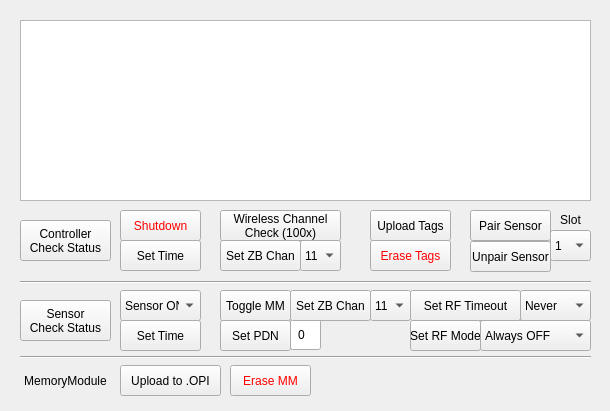
<?xml version="1.0" encoding="UTF-8"?>
<ui version="4.0">
 <class>ConfigWindow</class>
 <widget class="QMainWindow" name="ConfigWindow">
  <property name="geometry">
   <rect>
    <x>0</x>
    <y>0</y>
    <width>610</width>
    <height>411</height>
   </rect>
  </property>
  <property name="windowTitle">
   <string>Advanced Configuration</string>
  </property>
  <property name="windowIcon">
   <iconset resource="../relaxconsole.qrc">
    <normaloff>:/images/images/OPIICO.png</normaloff>:/images/images/OPIICO.png</iconset>
  </property>
  <property name="styleSheet">
   <string notr="true">background-image: url(:/images/images/bioshare-BGtiletexturedMixedGloss600px.jpg);
font: 75 8pt &quot;Arial&quot;;</string>
  </property>
  <widget class="QWidget" name="centralwidget">
   <widget class="QPlainTextEdit" name="msgPTE">
    <property name="geometry">
     <rect>
      <x>20</x>
      <y>20</y>
      <width>571</width>
      <height>181</height>
     </rect>
    </property>
   </widget>
   <widget class="Line" name="line">
    <property name="geometry">
     <rect>
      <x>20</x>
      <y>275</y>
      <width>571</width>
      <height>15</height>
     </rect>
    </property>
    <property name="orientation">
     <enum>Qt::Horizontal</enum>
    </property>
   </widget>
   <widget class="QPushButton" name="ucForgetSensPB">
    <property name="geometry">
     <rect>
      <x>470</x>
      <y>241</y>
      <width>81</width>
      <height>31</height>
     </rect>
    </property>
    <property name="text">
     <string>Unpair Sensor</string>
    </property>
   </widget>
   <widget class="QPushButton" name="ucReadEventsPB">
    <property name="geometry">
     <rect>
      <x>370</x>
      <y>210</y>
      <width>81</width>
      <height>31</height>
     </rect>
    </property>
    <property name="text">
     <string>Upload Tags</string>
    </property>
   </widget>
   <widget class="QComboBox" name="ucSensValCB">
    <property name="geometry">
     <rect>
      <x>550</x>
      <y>230</y>
      <width>41</width>
      <height>31</height>
     </rect>
    </property>
    <item>
     <property name="text">
      <string>1</string>
     </property>
    </item>
    <item>
     <property name="text">
      <string>2</string>
     </property>
    </item>
    <item>
     <property name="text">
      <string>3</string>
     </property>
    </item>
    <item>
     <property name="text">
      <string>4</string>
     </property>
    </item>
   </widget>
   <widget class="QPushButton" name="ucSetZBPB">
    <property name="geometry">
     <rect>
      <x>220</x>
      <y>240</y>
      <width>81</width>
      <height>31</height>
     </rect>
    </property>
    <property name="text">
     <string>Set ZB Chan</string>
    </property>
   </widget>
   <widget class="QComboBox" name="ucModOnOffCB">
    <property name="geometry">
     <rect>
      <x>120</x>
      <y>290</y>
      <width>81</width>
      <height>31</height>
     </rect>
    </property>
    <property name="palette">
     <palette>
      <active>
       <colorrole role="WindowText">
        <brush brushstyle="SolidPattern">
         <color alpha="255">
          <red>255</red>
          <green>0</green>
          <blue>0</blue>
         </color>
        </brush>
       </colorrole>
       <colorrole role="Text">
        <brush brushstyle="SolidPattern">
         <color alpha="255">
          <red>255</red>
          <green>0</green>
          <blue>0</blue>
         </color>
        </brush>
       </colorrole>
      </active>
      <inactive>
       <colorrole role="WindowText">
        <brush brushstyle="SolidPattern">
         <color alpha="255">
          <red>255</red>
          <green>0</green>
          <blue>0</blue>
         </color>
        </brush>
       </colorrole>
       <colorrole role="Text">
        <brush brushstyle="SolidPattern">
         <color alpha="255">
          <red>255</red>
          <green>0</green>
          <blue>0</blue>
         </color>
        </brush>
       </colorrole>
      </inactive>
      <disabled>
       <colorrole role="WindowText">
        <brush brushstyle="SolidPattern">
         <color alpha="255">
          <red>120</red>
          <green>120</green>
          <blue>120</blue>
         </color>
        </brush>
       </colorrole>
       <colorrole role="Text">
        <brush brushstyle="SolidPattern">
         <color alpha="255">
          <red>120</red>
          <green>120</green>
          <blue>120</blue>
         </color>
        </brush>
       </colorrole>
      </disabled>
     </palette>
    </property>
    <item>
     <property name="text">
      <string>Sensor ON</string>
     </property>
    </item>
    <item>
     <property name="text">
      <string>Sensor OFF</string>
     </property>
    </item>
   </widget>
   <widget class="QPushButton" name="ucStatusPB">
    <property name="geometry">
     <rect>
      <x>20</x>
      <y>220</y>
      <width>91</width>
      <height>41</height>
     </rect>
    </property>
    <property name="text">
     <string>Controller
Check Status</string>
    </property>
   </widget>
   <widget class="QPushButton" name="ucEraseEventsPB">
    <property name="geometry">
     <rect>
      <x>370</x>
      <y>240</y>
      <width>81</width>
      <height>31</height>
     </rect>
    </property>
    <property name="palette">
     <palette>
      <active>
       <colorrole role="ButtonText">
        <brush brushstyle="SolidPattern">
         <color alpha="255">
          <red>255</red>
          <green>0</green>
          <blue>0</blue>
         </color>
        </brush>
       </colorrole>
      </active>
      <inactive>
       <colorrole role="ButtonText">
        <brush brushstyle="SolidPattern">
         <color alpha="255">
          <red>255</red>
          <green>0</green>
          <blue>0</blue>
         </color>
        </brush>
       </colorrole>
      </inactive>
      <disabled>
       <colorrole role="ButtonText">
        <brush brushstyle="SolidPattern">
         <color alpha="255">
          <red>120</red>
          <green>120</green>
          <blue>120</blue>
         </color>
        </brush>
       </colorrole>
      </disabled>
     </palette>
    </property>
    <property name="text">
     <string>Erase Tags</string>
    </property>
   </widget>
   <widget class="QPushButton" name="ucCopySensPB">
    <property name="geometry">
     <rect>
      <x>470</x>
      <y>210</y>
      <width>81</width>
      <height>31</height>
     </rect>
    </property>
    <property name="text">
     <string>Pair Sensor</string>
    </property>
   </widget>
   <widget class="QPushButton" name="ucSetTimePB">
    <property name="geometry">
     <rect>
      <x>120</x>
      <y>240</y>
      <width>81</width>
      <height>31</height>
     </rect>
    </property>
    <property name="text">
     <string>Set Time</string>
    </property>
   </widget>
   <widget class="QLabel" name="ucDevNumLa">
    <property name="geometry">
     <rect>
      <x>550</x>
      <y>210</y>
      <width>41</width>
      <height>20</height>
     </rect>
    </property>
    <property name="text">
     <string>Slot</string>
    </property>
    <property name="alignment">
     <set>Qt::AlignCenter</set>
    </property>
   </widget>
   <widget class="QComboBox" name="ucZBValCB">
    <property name="geometry">
     <rect>
      <x>300</x>
      <y>240</y>
      <width>41</width>
      <height>31</height>
     </rect>
    </property>
    <item>
     <property name="text">
      <string>11</string>
     </property>
    </item>
    <item>
     <property name="text">
      <string>12</string>
     </property>
    </item>
    <item>
     <property name="text">
      <string>13</string>
     </property>
    </item>
    <item>
     <property name="text">
      <string>14</string>
     </property>
    </item>
    <item>
     <property name="text">
      <string>15</string>
     </property>
    </item>
    <item>
     <property name="text">
      <string>16</string>
     </property>
    </item>
    <item>
     <property name="text">
      <string>17</string>
     </property>
    </item>
    <item>
     <property name="text">
      <string>18</string>
     </property>
    </item>
    <item>
     <property name="text">
      <string>19</string>
     </property>
    </item>
    <item>
     <property name="text">
      <string>20</string>
     </property>
    </item>
    <item>
     <property name="text">
      <string>21</string>
     </property>
    </item>
    <item>
     <property name="text">
      <string>22</string>
     </property>
    </item>
    <item>
     <property name="text">
      <string>23</string>
     </property>
    </item>
    <item>
     <property name="text">
      <string>24</string>
     </property>
    </item>
    <item>
     <property name="text">
      <string>25</string>
     </property>
    </item>
    <item>
     <property name="text">
      <string>26</string>
     </property>
    </item>
   </widget>
   <widget class="QPushButton" name="ucWLMeasurePB">
    <property name="geometry">
     <rect>
      <x>220</x>
      <y>210</y>
      <width>121</width>
      <height>31</height>
     </rect>
    </property>
    <property name="text">
     <string>Wireless Channel
Check (100x)</string>
    </property>
   </widget>
   <widget class="QLabel" name="mmSectionLa">
    <property name="geometry">
     <rect>
      <x>20</x>
      <y>370</y>
      <width>91</width>
      <height>21</height>
     </rect>
    </property>
    <property name="text">
     <string>MemoryModule</string>
    </property>
    <property name="alignment">
     <set>Qt::AlignCenter</set>
    </property>
   </widget>
   <widget class="QPushButton" name="tsSetPDNPB">
    <property name="geometry">
     <rect>
      <x>220</x>
      <y>320</y>
      <width>71</width>
      <height>31</height>
     </rect>
    </property>
    <property name="text">
     <string>Set PDN</string>
    </property>
   </widget>
   <widget class="QLineEdit" name="tsPDNValLE">
    <property name="geometry">
     <rect>
      <x>290</x>
      <y>319</y>
      <width>31</width>
      <height>31</height>
     </rect>
    </property>
    <property name="inputMask">
     <string>009; </string>
    </property>
    <property name="text">
     <string>0</string>
    </property>
    <property name="alignment">
     <set>Qt::AlignCenter</set>
    </property>
   </widget>
   <widget class="QComboBox" name="tsRFModeValCB">
    <property name="geometry">
     <rect>
      <x>480</x>
      <y>320</y>
      <width>111</width>
      <height>31</height>
     </rect>
    </property>
    <item>
     <property name="text">
      <string>Always OFF</string>
     </property>
    </item>
    <item>
     <property name="text">
      <string>Always ON</string>
     </property>
    </item>
    <item>
     <property name="text">
      <string>DTap ON, Timeout</string>
     </property>
    </item>
   </widget>
   <widget class="QPushButton" name="tsSetRFTOPB">
    <property name="geometry">
     <rect>
      <x>410</x>
      <y>290</y>
      <width>111</width>
      <height>31</height>
     </rect>
    </property>
    <property name="text">
     <string>Set RF Timeout</string>
    </property>
   </widget>
   <widget class="QComboBox" name="tsZBValCB">
    <property name="geometry">
     <rect>
      <x>370</x>
      <y>290</y>
      <width>41</width>
      <height>31</height>
     </rect>
    </property>
    <item>
     <property name="text">
      <string>11</string>
     </property>
    </item>
    <item>
     <property name="text">
      <string>12</string>
     </property>
    </item>
    <item>
     <property name="text">
      <string>13</string>
     </property>
    </item>
    <item>
     <property name="text">
      <string>14</string>
     </property>
    </item>
    <item>
     <property name="text">
      <string>15</string>
     </property>
    </item>
    <item>
     <property name="text">
      <string>16</string>
     </property>
    </item>
    <item>
     <property name="text">
      <string>17</string>
     </property>
    </item>
    <item>
     <property name="text">
      <string>18</string>
     </property>
    </item>
    <item>
     <property name="text">
      <string>19</string>
     </property>
    </item>
    <item>
     <property name="text">
      <string>20</string>
     </property>
    </item>
    <item>
     <property name="text">
      <string>21</string>
     </property>
    </item>
    <item>
     <property name="text">
      <string>22</string>
     </property>
    </item>
    <item>
     <property name="text">
      <string>23</string>
     </property>
    </item>
    <item>
     <property name="text">
      <string>24</string>
     </property>
    </item>
    <item>
     <property name="text">
      <string>25</string>
     </property>
    </item>
    <item>
     <property name="text">
      <string>26</string>
     </property>
    </item>
   </widget>
   <widget class="QPushButton" name="tsSetZBPB">
    <property name="geometry">
     <rect>
      <x>290</x>
      <y>290</y>
      <width>81</width>
      <height>31</height>
     </rect>
    </property>
    <property name="text">
     <string>Set ZB Chan</string>
    </property>
   </widget>
   <widget class="QPushButton" name="tsSetRFModePB">
    <property name="geometry">
     <rect>
      <x>410</x>
      <y>320</y>
      <width>71</width>
      <height>31</height>
     </rect>
    </property>
    <property name="text">
     <string>Set RF Mode</string>
    </property>
   </widget>
   <widget class="QPushButton" name="tsSetTimePB">
    <property name="geometry">
     <rect>
      <x>120</x>
      <y>320</y>
      <width>81</width>
      <height>31</height>
     </rect>
    </property>
    <property name="text">
     <string>Set Time</string>
    </property>
   </widget>
   <widget class="QPushButton" name="tsStatusPB">
    <property name="geometry">
     <rect>
      <x>20</x>
      <y>300</y>
      <width>91</width>
      <height>41</height>
     </rect>
    </property>
    <property name="text">
     <string>Sensor
Check Status</string>
    </property>
   </widget>
   <widget class="QPushButton" name="tsTogMMWritePB">
    <property name="geometry">
     <rect>
      <x>220</x>
      <y>290</y>
      <width>71</width>
      <height>31</height>
     </rect>
    </property>
    <property name="text">
     <string>Toggle MM</string>
    </property>
   </widget>
   <widget class="QPushButton" name="mmChipErasePB">
    <property name="geometry">
     <rect>
      <x>230</x>
      <y>365</y>
      <width>81</width>
      <height>31</height>
     </rect>
    </property>
    <property name="palette">
     <palette>
      <active>
       <colorrole role="ButtonText">
        <brush brushstyle="SolidPattern">
         <color alpha="255">
          <red>255</red>
          <green>0</green>
          <blue>0</blue>
         </color>
        </brush>
       </colorrole>
      </active>
      <inactive>
       <colorrole role="ButtonText">
        <brush brushstyle="SolidPattern">
         <color alpha="255">
          <red>255</red>
          <green>0</green>
          <blue>0</blue>
         </color>
        </brush>
       </colorrole>
      </inactive>
      <disabled>
       <colorrole role="ButtonText">
        <brush brushstyle="SolidPattern">
         <color alpha="255">
          <red>120</red>
          <green>120</green>
          <blue>120</blue>
         </color>
        </brush>
       </colorrole>
      </disabled>
     </palette>
    </property>
    <property name="text">
     <string>Erase MM</string>
    </property>
   </widget>
   <widget class="QComboBox" name="tsRFTOValCB">
    <property name="geometry">
     <rect>
      <x>520</x>
      <y>290</y>
      <width>71</width>
      <height>31</height>
     </rect>
    </property>
    <item>
     <property name="text">
      <string>Never</string>
     </property>
    </item>
    <item>
     <property name="text">
      <string>30 min</string>
     </property>
    </item>
    <item>
     <property name="text">
      <string>1 hour</string>
     </property>
    </item>
   </widget>
   <widget class="QPushButton" name="mmReadPktsPB">
    <property name="geometry">
     <rect>
      <x>120</x>
      <y>365</y>
      <width>101</width>
      <height>31</height>
     </rect>
    </property>
    <property name="text">
     <string>Upload to .OPI</string>
    </property>
   </widget>
   <widget class="Line" name="line_2">
    <property name="geometry">
     <rect>
      <x>20</x>
      <y>350</y>
      <width>571</width>
      <height>15</height>
     </rect>
    </property>
    <property name="orientation">
     <enum>Qt::Horizontal</enum>
    </property>
   </widget>
   <widget class="QPushButton" name="ucShutdownPB">
    <property name="geometry">
     <rect>
      <x>120</x>
      <y>210</y>
      <width>81</width>
      <height>31</height>
     </rect>
    </property>
    <property name="palette">
     <palette>
      <active>
       <colorrole role="WindowText">
        <brush brushstyle="SolidPattern">
         <color alpha="255">
          <red>255</red>
          <green>0</green>
          <blue>0</blue>
         </color>
        </brush>
       </colorrole>
       <colorrole role="Text">
        <brush brushstyle="SolidPattern">
         <color alpha="255">
          <red>255</red>
          <green>0</green>
          <blue>0</blue>
         </color>
        </brush>
       </colorrole>
       <colorrole role="ButtonText">
        <brush brushstyle="SolidPattern">
         <color alpha="255">
          <red>255</red>
          <green>0</green>
          <blue>0</blue>
         </color>
        </brush>
       </colorrole>
      </active>
      <inactive>
       <colorrole role="WindowText">
        <brush brushstyle="SolidPattern">
         <color alpha="255">
          <red>255</red>
          <green>0</green>
          <blue>0</blue>
         </color>
        </brush>
       </colorrole>
       <colorrole role="Text">
        <brush brushstyle="SolidPattern">
         <color alpha="255">
          <red>255</red>
          <green>0</green>
          <blue>0</blue>
         </color>
        </brush>
       </colorrole>
       <colorrole role="ButtonText">
        <brush brushstyle="SolidPattern">
         <color alpha="255">
          <red>255</red>
          <green>0</green>
          <blue>0</blue>
         </color>
        </brush>
       </colorrole>
      </inactive>
      <disabled>
       <colorrole role="WindowText">
        <brush brushstyle="SolidPattern">
         <color alpha="255">
          <red>120</red>
          <green>120</green>
          <blue>120</blue>
         </color>
        </brush>
       </colorrole>
       <colorrole role="Text">
        <brush brushstyle="SolidPattern">
         <color alpha="255">
          <red>120</red>
          <green>120</green>
          <blue>120</blue>
         </color>
        </brush>
       </colorrole>
       <colorrole role="ButtonText">
        <brush brushstyle="SolidPattern">
         <color alpha="255">
          <red>120</red>
          <green>120</green>
          <blue>120</blue>
         </color>
        </brush>
       </colorrole>
      </disabled>
     </palette>
    </property>
    <property name="text">
     <string>Shutdown</string>
    </property>
   </widget>
  </widget>
 </widget>
 <resources>
  <include location="../relaxconsole.qrc"/>
 </resources>
 <connections/>
</ui>
